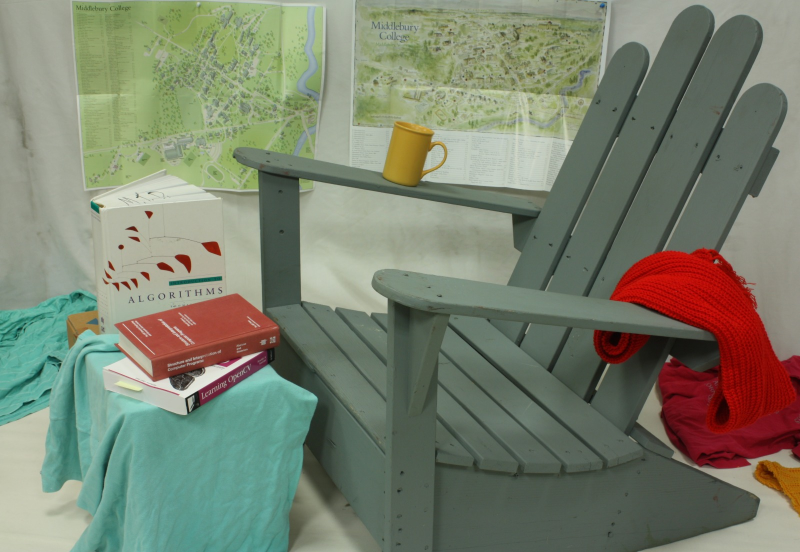
//> input picture Images/Adirondack/img0.jpg, 1600 x 1104 px (shown at 1/2 size)
$ ./main   (built with g++ and OpenCV 4)
//> lines starting //> are read from the running program, lines starting //| are printed output that depends on the picture
### transform.h
//
// Created by razvan on 5/6/23.
//

#ifndef STREREO_DEPTH_TRANSFORM_H
#define STREREO_DEPTH_TRANSFORM_H

#include <opencv2/opencv.hpp>

const std::pair<int, int> neighbourhood = {5, 5};

int rank_distance(uchar a, uchar b);
cv::Mat_<uchar> rank_transform(const cv::Mat_<uchar> &image);

int hamming_distance(int t1, int t2);
cv::Mat_<int> census_transform(const cv::Mat_<uchar> &image);

#endif //STREREO_DEPTH_TRANSFORM_H

### stereo.h
#ifndef STREREO_DEPTH_STEREO_H
#define STREREO_DEPTH_STEREO_H

#include <opencv2/opencv.hpp>

namespace stereo
{
    template <typename T>
    struct stereo_s
    {
        cv::Mat_<T> left;
        cv::Mat_<T> right;

        stereo_s(cv::Mat_<T> left, cv::Mat_<T> right) : left(std::move(left)), right(std::move(right)) {}
        stereo_s(const std::string& img_left, const std::string& img_right);
        stereo_s(const stereo_s<uchar> &images, cv::Mat_<T> (*transform)(const cv::Mat_<uchar> &));

        void display(const std::pair<std::string, std::string>& window_names, std::pair<int, int> window_pos, int displacement = 20) const;
    };

    template <typename T, typename K>
    struct correlation_s
    {
        K ***mat;
        struct {
            int rows, cols, depth;
        } size;

        explicit correlation_s(int rows, int cols, int depth);
        explicit correlation_s(const stereo_s<T>& images, K (*distance)(T, T));

        K &at(int i, int j, int k);
        int find_correlation(int i, int j, std::pair<int, int> kernel_size);
    };

    struct disparity
    {
        cv::Mat_<uchar> disparity_matrix;

        explicit disparity(correlation_s<int, int> corr);
    };

}

#endif //STREREO_DEPTH_STEREO_H

### main.cpp
#include <iostream>

#include "stereo.h"
#include "transform.h"

using namespace cv;

static inline bool is_inside(const cv::Mat &img, std::pair<int, int> p)
{
    return (p.first >= 0 && p.first < img.rows) && (p.second >= 0 && p.second < img.cols);
}

Mat_<uchar> median_filter(const Mat_<uchar> &src, std::pair<int, int> kernel_size)
{
    Mat_<uchar> dst(src.rows, src.cols);

    for (int i = 0; i < src.rows; ++i) {
        for (int j = 0; j < src.cols; ++j) {

            std::vector<int> vec;
            for (int di = 0; di < kernel_size.first; ++di) {
                for (int dj = 0; dj < kernel_size.second; ++dj) {
                    std::pair<int, int> curr = {i + di, j + dj};
                    if (is_inside(src, curr))
                        vec.push_back(src(curr.first, curr.second));
                }
            }

            sort(vec.begin(), vec.end());
            dst(i, j) = vec[vec.size()/2];
        }
    }

    return dst;
}

double compute_difference_quality(const Mat &img1, const Mat &img2)
{
    double sum = 0;
    for (int i = 0; i < img1.rows; ++i) {
        for (int j = 0; j < img2.cols; ++j) {
            int diff = img1.at<uchar>(i, j) - img2.at<uchar>(i, j);
//            sum += sqrt((img1.at<uchar>(i, j) * img1.at<uchar>(i, j)) + (img2.at<uchar>(i, j) * img2.at<uchar>(i, j)));
            sum += diff > 10;
        }
    }
    return sum / (img1.rows * img1.cols);
}

int main()
{
    Mat left = imread("Images/Adirondack/img0.jpg", IMREAD_GRAYSCALE);
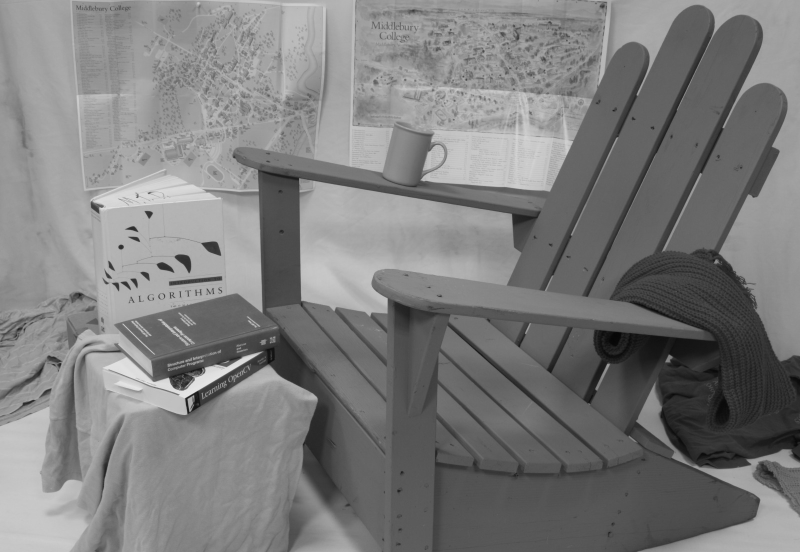
//> left: 1104 rows x 1600 cols, CV_8UC1 (shown at 1/2 size); min 4, max 236, mean 124.9
    Mat right = imread("Images/Adirondack/img1.jpg", IMREAD_GRAYSCALE);
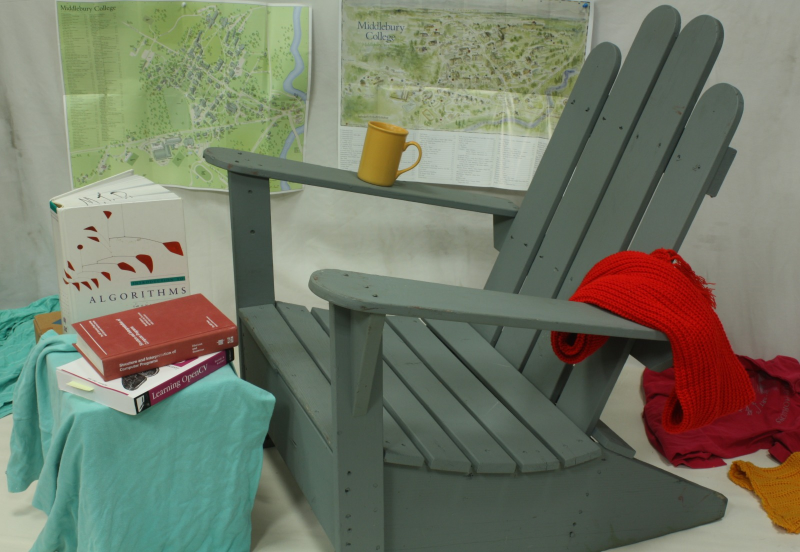
//> input picture Images/Adirondack/img1.jpg, 1600 x 1104 px (shown at 1/2 size)
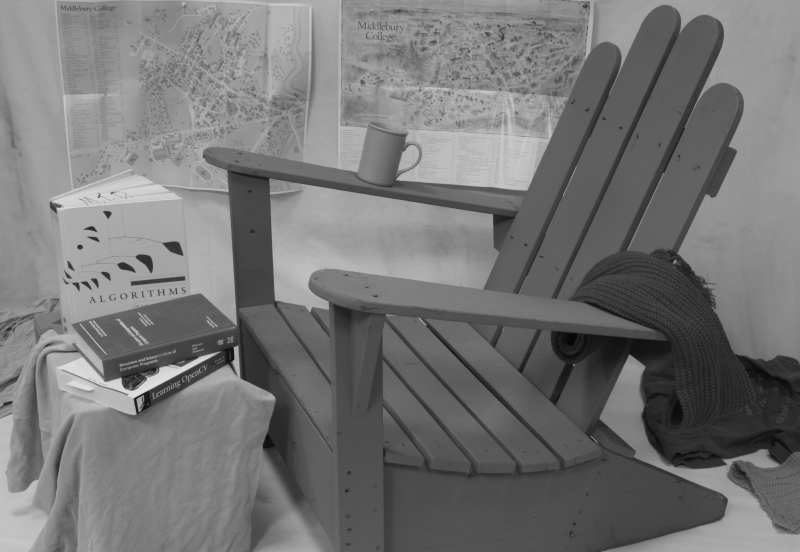
//> right: 1104 rows x 1600 cols, CV_8UC1 (shown at 1/2 size); min 5, max 230, mean 117.2

    Mat resize_left, resize_right;
    resize(left, resize_left, Size(), 0.5, 0.5);
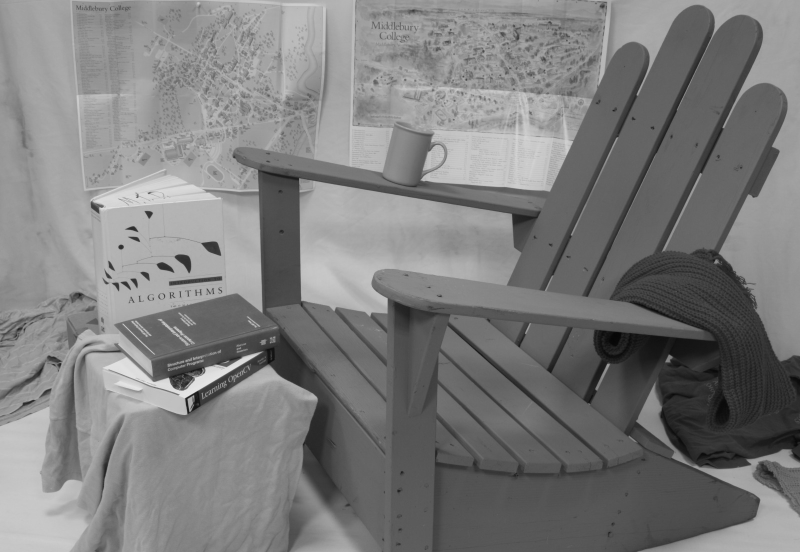
//> resize_left: 552 rows x 800 cols, CV_8UC1; min 6, max 229, mean 125
    resize(right, resize_right, Size(), 0.5, 0.5);
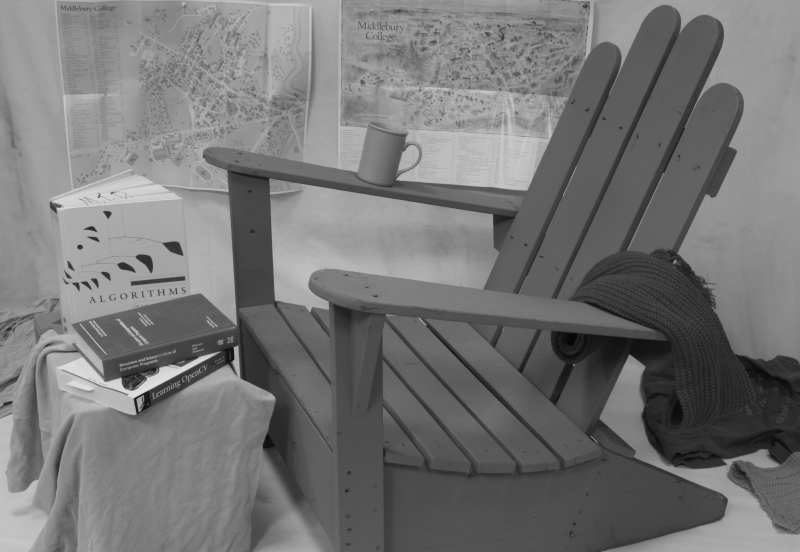
//> resize_right: 552 rows x 800 cols, CV_8UC1; min 7, max 225, mean 117.3

//> (the run ends here: the program needs code that is not available in this run, at `stereo::calib calibration("Images/Adirondack/calib.txt");`)
